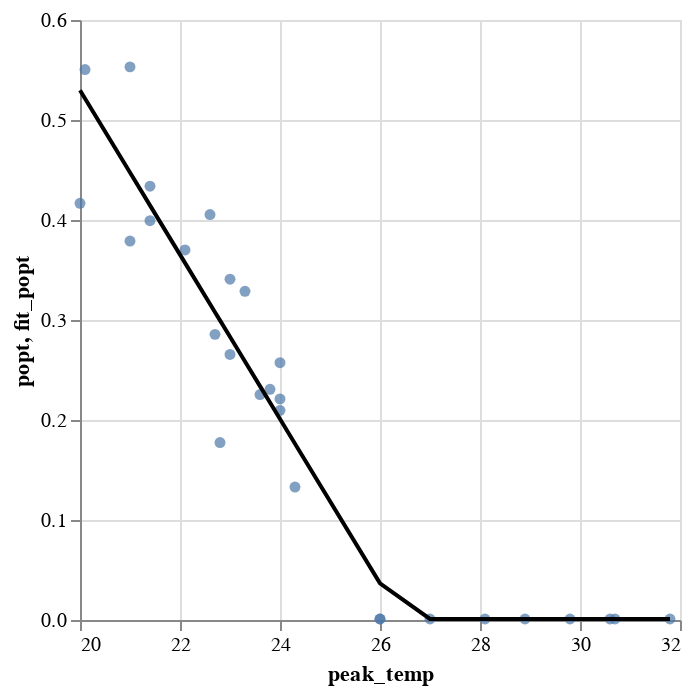

The cell this chart's notebook holds for it:
### Code cell
model = create_r_peak_temp_model(fit_df)
model

### Figure 1 — Vega-Lite specification as saved in the notebook (floating-point values rounded to 4 significant figures)
{"config": {"view": {"continuousWidth": 300, "continuousHeight": 300}}, "layer": [{"mark": {"type": "circle"}, "encoding": {"x": {"field": "peak_temp", "scale": {"zero": false}, "type": "quantitative"}, "y": {"field": "popt", "scale": {"zero": false}, "type": "quantitative"}}}, {"mark": {"type": "line"}, "encoding": {"color": {"value": "black"}, "x": {"field": "peak_temp", "scale": {"zero": false}, "type": "quantitative"}, "y": {"field": "fit_popt", "scale": {"zero": false}, "type": "quantitative"}}}], "data": {"name": "data-c82ed524fa9902d292e779d5ff3a8bff"}, "$schema": "https://vega.github.io/schema/vega-lite/v5.20.1.json", "datasets": {"data-c82ed524fa9902d292e779d5ff3a8bff": [{"day": 23, "popt": 0.2573, "peak_temp": 24.0, "peak_hour": 11, "fit_popt": 0.201}, {"day": 9, "popt": 0.001, "peak_temp": 28.1, "peak_hour": 13, "fit_popt": 0.001045}, {"day": 5, "popt": 0.5531, "peak_temp": 21.0, "peak_hour": 10, "fit_popt": 0.4475}, {"day": 16, "popt": 0.37, "peak_temp": 22.1, "peak_hour": 14, "fit_popt": 0.3571}, {"day": 10, "popt": 0.001, "peak_temp": 27.0, "peak_hour": 12, "fit_popt": 0.001067}, {"day": 4, "popt": 0.001, "peak_temp": 28.9, "peak_hour": 14, "fit_popt": 0.001029}, {"day": 28, "popt": 0.1775, "peak_temp": 22.8, "peak_hour": 13, "fit_popt": 0.2996}, {"day": 2, "popt": 0.001, "peak_temp": 30.7, "peak_hour": 14, "fit_popt": 0.0009922}, {"day": 26, "popt": 0.4055, "peak_temp": 22.6, "peak_hour": 11, "fit_popt": 0.316}, {"day": 15, "popt": 0.2254, "peak_temp": 23.6, "peak_hour": 12, "fit_popt": 0.2339}, {"day": 27, "popt": 0.2655, "peak_temp": 23.0, "peak_hour": 13, "fit_popt": 0.2832}, {"day": 8, "popt": 0.001, "peak_temp": 26.0, "peak_hour": 13, "fit_popt": 0.03662}, {"day": 18, "popt": 0.001, "peak_temp": 30.6, "peak_hour": 13, "fit_popt": 0.0009942}, {"day": 11, "popt": 0.001, "peak_temp": 26.0, "peak_hour": 12, "fit_popt": 0.03662}, {"day": 25, "popt": 0.2307, "peak_temp": 23.8, "peak_hour": 12, "fit_popt": 0.2174}, {"day": 13, "popt": 0.3993, "peak_temp": 21.4, "peak_hour": 14, "fit_popt": 0.4147}, {"day": 12, "popt": 0.5504, "peak_temp": 20.1, "peak_hour": 14, "fit_popt": 0.5215}, {"day": 19, "popt": 0.3408, "peak_temp": 23.0, "peak_hour": 11, "fit_popt": 0.2832}, {"day": 21, "popt": 0.3287, "peak_temp": 23.3, "peak_hour": 14, "fit_popt": 0.2585}, {"day": 1, "popt": 0.133, "peak_temp": 24.3, "peak_hour": 14, "fit_popt": 0.1763}, {"day": 17, "popt": 0.001, "peak_temp": 29.8, "peak_hour": 13, "fit_popt": 0.00101}, {"day": 6, "popt": 0.3789, "peak_temp": 21.0, "peak_hour": 14, "fit_popt": 0.4475}, {"day": 7, "popt": 0.4167, "peak_temp": 20.0, "peak_hour": 11, "fit_popt": 0.5297}, {"day": 14, "popt": 0.2856, "peak_temp": 22.7, "peak_hour": 12, "fit_popt": 0.3078}, {"day": 22, "popt": 0.221, "peak_temp": 24.0, "peak_hour": 12, "fit_popt": 0.201}, {"day": 3, "popt": 0.001, "peak_temp": 31.8, "peak_hour": 14, "fit_popt": 0.0009699}, {"day": 24, "popt": 0.2096, "peak_temp": 24.0, "peak_hour": 13, "fit_popt": 0.201}, {"day": 20, "popt": 0.4338, "peak_temp": 21.4, "peak_hour": 14, "fit_popt": 0.4147}]}}
